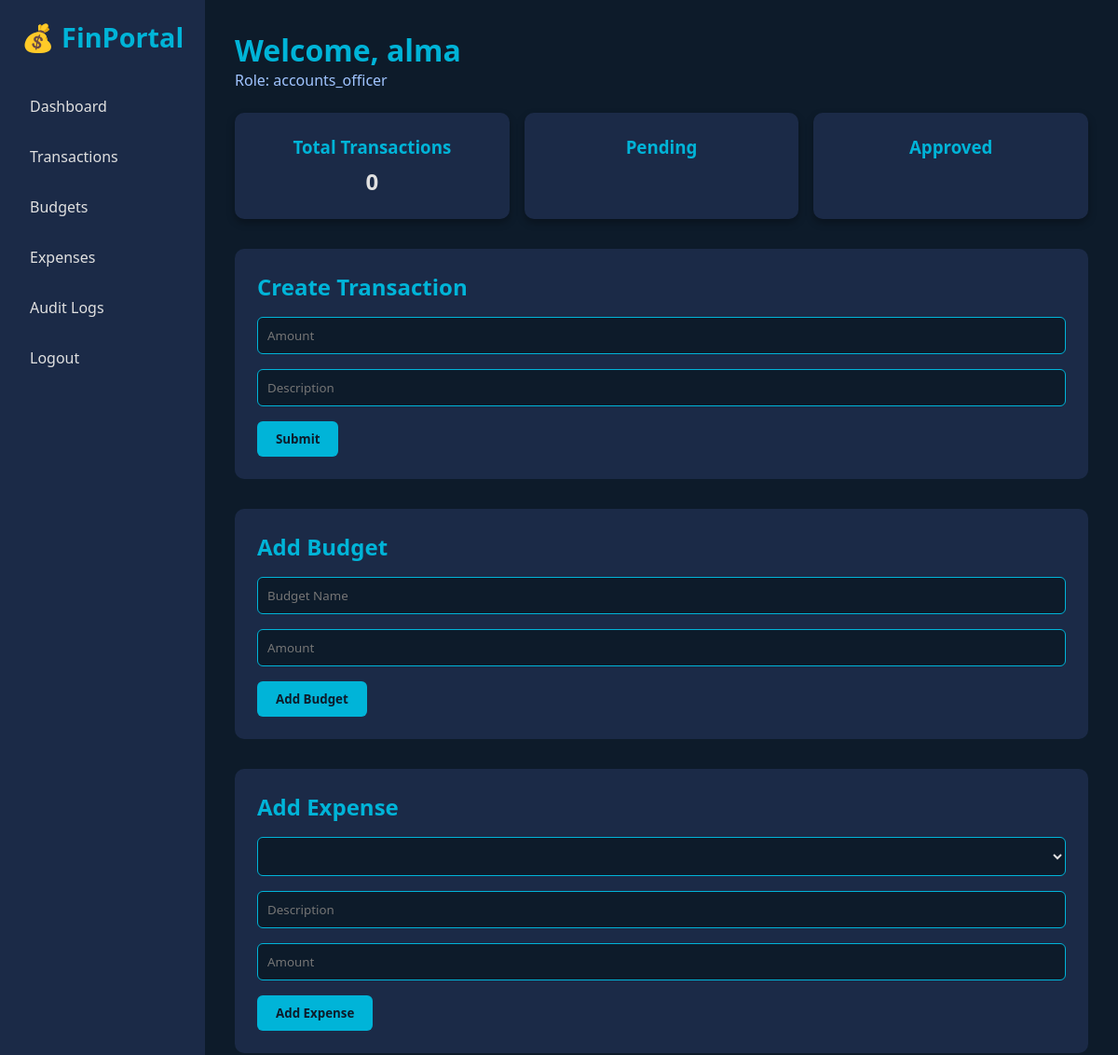
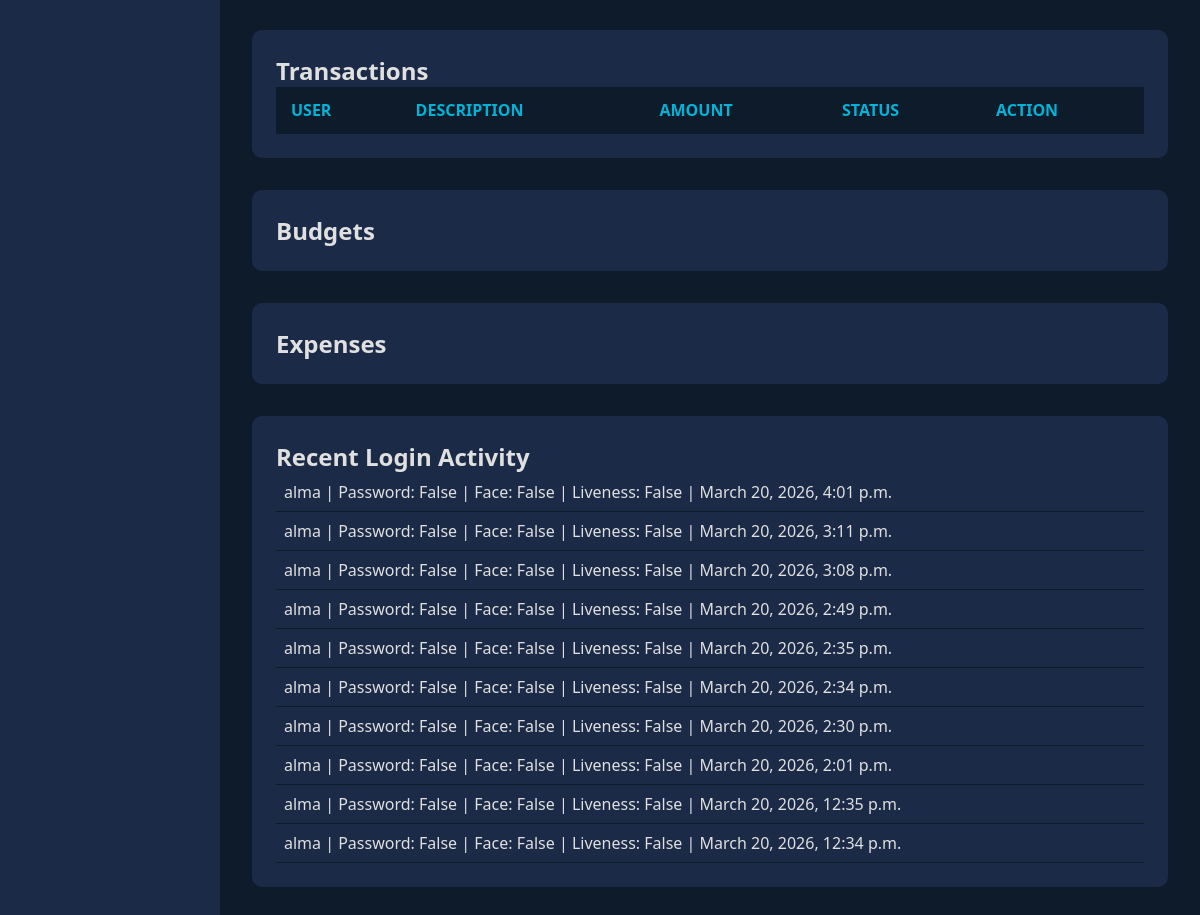
The page /dashboard/ (signed in) on the database its author committed (2 pictures, top to bottom).
### portal/models.py (models this page shows, shortened)
class UserProfile(models.Model):
    ROLE_CHOICES = [
        ('supervisor', 'Supervisor'),
        ('accounts_officer', 'Accounts Officer'),
        ('admin', 'Admin'),
    ]
    username = models.CharField(max_length=150, unique=True)
    password = models.CharField(max_length=128)
    role = models.CharField(max_length=50, choices=ROLE_CHOICES)
    last_login = models.DateTimeField(default=timezone.now)

class AuditLog(models.Model):
    username = models.CharField(max_length=150)
    password_check = models.BooleanField(default=False)
    face_match = models.BooleanField(default=False)
    liveness = models.BooleanField(default=False)
    timestamp = models.DateTimeField(default=timezone.now)

### portal/views.py (the view)
# urls.py: path('dashboard/', views.dashboard, name='dashboard'),
def dashboard(request):
    username = request.session.get("username")
    if not username:
        return redirect('biometric_login')
    if username == "Guest":
        user = type("User", (object,), {"username": "Guest", "role": "Guest"})()
    else:
        user = UserProfile.objects.get(username=username)
    transactions = Transaction.objects.all().order_by('-date')
    budgets = Budget.objects.all()
    expenses = Expense.objects.all()
    logs = AuditLog.objects.order_by('-timestamp')[:10]
    return render(request, "portal/dashboard.html", {
        "user": user,
        "transactions": transactions,
        "budgets": budgets,
        "expenses": expenses,
        "logs": logs
    })

### portal/templates/portal/dashboard.html (shortened to what this page needs)
{% load static %}
<!DOCTYPE html>
<html lang="en">
<head>
    <link rel="stylesheet" href="{% static 'portal/dashboard.css' %}">
</head>
<body>
<div class="sidebar">
    <h2>💰 FinPortal</h2>
    <ul>
        <li>Dashboard</li>
        <li>Transactions</li>
        <li>Budgets</li>
        <li>Expenses</li>
        <li>Audit Logs</li>
        <li>Logout</li>
    </ul>
</div>
<div class="main">
    <div class="header">
        <h1>Welcome, {{ user.username }}</h1>
        <p>Role: {{ user.role }}</p>
    </div>
    <div class="cards">
        <div class="card">
            <h3>Total Transactions</h3>
            <p>{{ transactions|length }}</p>
        </div>
        <div class="card">
            <h3>Pending</h3>
        </div>
        <div class="card">
            <h3>Approved</h3>
        </div>
    </div>
    {% if user.role == "accounts_officer" %}
    <div class="form-card">
        <h2>Create Transaction</h2>
        <form method="POST">
            <input type="number" name="amount" placeholder="Amount" required>
            <input type="text" name="description" placeholder="Description" required>
            <button type="submit" name="add_transaction">Submit</button>
        </form>
    </div>
    {% endif %}
    <div class="form-card">
        <h2>Add Budget</h2>
        <form method="POST">
            <input type="text" name="name" placeholder="Budget Name" required>
            <input type="number" name="amount" placeholder="Amount" required>
            <button type="submit" name="add_budget">Add Budget</button>
        </form>
    </div>
    <div class="form-card">
        <h2>Add Expense</h2>
        <form method="POST">
            <select name="budget" required>
            </select>
            <input type="text" name="description" placeholder="Description" required>
            <input type="number" name="amount" placeholder="Amount" required>
            <button type="submit" name="add_expense">Add Expense</button>
        </form>
    </div>
    <div class="table-card">
        <h2>Transactions</h2>
        <table>
            <tr>
                <th>User</th>
                <th>Description</th>
                <th>Amount</th>
                <th>Status</th>
                <th>Action</th>
            </tr>
        </table>
    </div>
    <div class="table-card">
        <h2>Budgets</h2>
    </div>
    <div class="table-card">
        <h2>Expenses</h2>
    </div>
    <div class="table-card">
        <h2>Recent Login Activity</h2>
        <ul>
            {% for log in logs %}
                <li>
                    {{ log.username }} |
                    Password: {{ log.password_check }} |
                    Face: {{ log.face_match }} |
                    Liveness: {{ log.liveness }} |
                    {{ log.timestamp }}
                </li>
            {% endfor %}
        </ul>
    </div>
</div>
</body>
</html>

### portal/static/portal/dashboard.css (style rules this page uses)
* { margin: 0; padding: 0; box-sizing: border-box; font-family: 'Segoe UI', Tahoma, Geneva, Verdana, sans-serif; }
body { display: flex; min-height: 100vh; background-color: #0d1b2a; color: #e0e0e0; }
.sidebar { width: 220px; background-color: #1b2a47; padding: 20px; display: flex; flex-direction: column; }
.sidebar h2 { color: #00b4d8; margin-bottom: 2rem; font-size: 1.8rem; text-align: center; }
.sidebar ul { list-style: none; }
.sidebar ul li { padding: 12px; margin-bottom: 8px; border-radius: 6px; cursor: pointer; transition: 0.3s; }
.main { flex: 1; padding: 2rem; }
.header h1 { color: #00b4d8; font-size: 2rem; }
.header p { color: #a0c4ff; margin-bottom: 1.5rem; }
.cards { display: flex; gap: 1rem; flex-wrap: wrap; margin-bottom: 2rem; }
.card { flex: 1; background-color: #1b2a47; padding: 1.5rem; border-radius: 10px; box-shadow: 0 4px 8px rgba(0,0,0,0.3); text-align: center; }
.card h3 { color: #00b4d8; margin-bottom: 0.5rem; }
.card p { font-size: 1.5rem; font-weight: bold; }
.form-card { background-color: #1b2a47; padding: 1.5rem; border-radius: 10px; margin-bottom: 2rem; }
.form-card h2 { color: #00b4d8; margin-bottom: 1rem; }
input, select, textarea { width: 100%; padding: 10px; margin-bottom: 1rem; border-radius: 6px; border: 1px solid #00b4d8; background-color: #0d1b2a; color: #e0e0e0; }
button { background-color: #00b4d8; color: #0d1b2a; padding: 10px 20px; border: none; border-radius: 6px; cursor: pointer; font-weight: bold; transition: all 0.3s ease; }
.table-card { background-color: #1b2a47; padding: 1.5rem; border-radius: 10px; margin-bottom: 2rem; overflow-x: auto; }
table { width: 100%; border-collapse: collapse; }
th, td { padding: 12px 15px; text-align: left; border-bottom: 1px solid #0d1b2a; }
th { background-color: #0d1b2a; color: #00b4d8; text-transform: uppercase; }
.table-card ul { list-style: none; padding-left: 0; }
.table-card ul li { padding: 8px; border-bottom: 1px solid #0d1b2a; }

### rows shown on the page
UserProfile: username "alma", role "accounts_officer"
AuditLog: username "alma", password_check "False", face_match "False", liveness "False", timestamp "March 20, 2026, 4:01 p.m."
AuditLog: username "alma", password_check "False", face_match "False", liveness "False", timestamp "March 20, 2026, 3:11 p.m."
AuditLog: username "alma", password_check "False", face_match "False", liveness "False", timestamp "March 20, 2026, 3:08 p.m."
AuditLog: username "alma", password_check "False", face_match "False", liveness "False", timestamp "March 20, 2026, 2:49 p.m."
AuditLog: username "alma", password_check "False", face_match "False", liveness "False", timestamp "March 20, 2026, 2:35 p.m."
AuditLog: username "alma", password_check "False", face_match "False", liveness "False", timestamp "March 20, 2026, 2:34 p.m."
AuditLog: username "alma", password_check "False", face_match "False", liveness "False", timestamp "March 20, 2026, 2:30 p.m."
AuditLog: username "alma", password_check "False", face_match "False", liveness "False", timestamp "March 20, 2026, 2:01 p.m."
AuditLog: username "alma", password_check "False", face_match "False", liveness "False", timestamp "March 20, 2026, 12:35 p.m."
AuditLog: username "alma", password_check "False", face_match "False", liveness "False", timestamp "March 20, 2026, 12:34 p.m."

### other values the page prints
{{ transactions|length }} "0"
